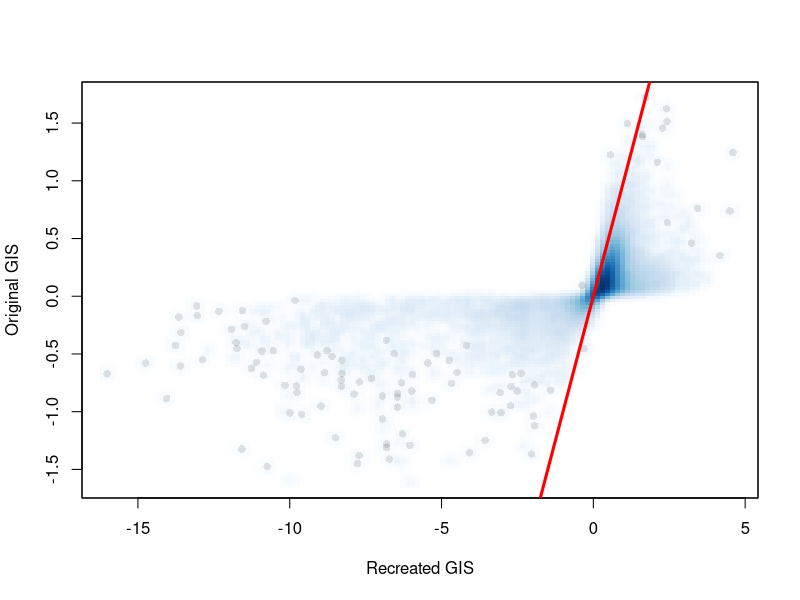
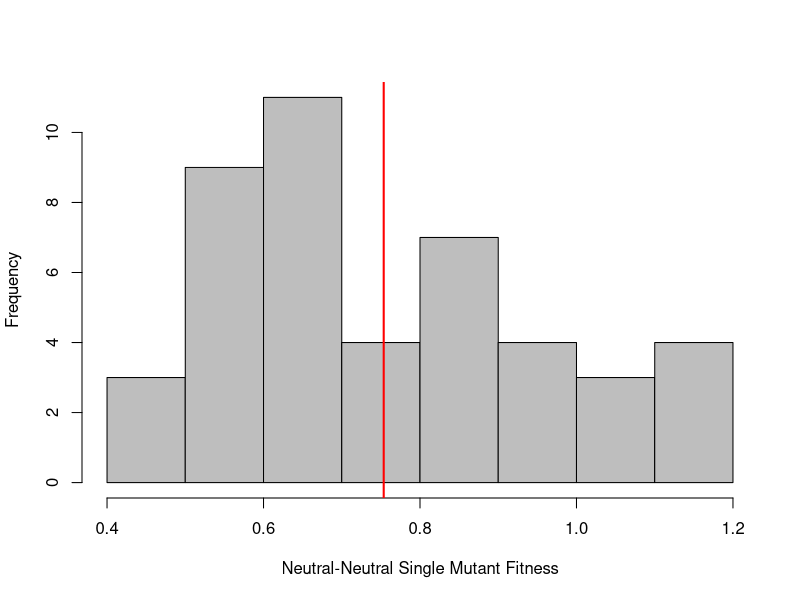
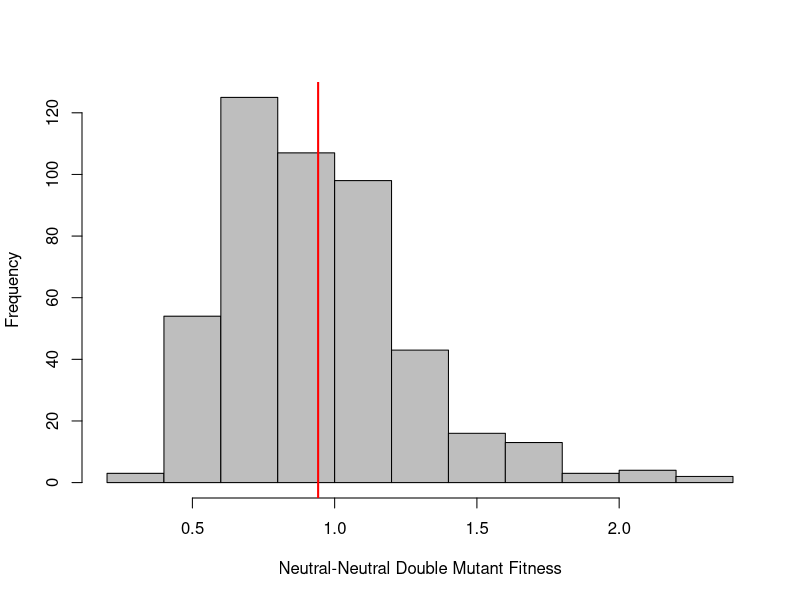

Generate these figures, in order, with R:
this.dir <- dirname(parent.frame(2)$ofile)
setwd(this.dir)
setwd('../data')

gi_data <- read.table('table_s1.tsv', head = T, stringsAsFactors = F)
gi_data <-
  dplyr::filter(gi_data, Remove_by_Chromosomal_distance_or_SameGene == 'no')

count_data <- gi_data[, grep('^C_', colnames(gi_data))]

condition_sums <- apply(count_data, 2, sum)



freq_data <- count_data / condition_sums

pseudo_counts <- 1 / condition_sums


genes <- unique(unlist(gi_data[, 1:2]))
neutral_genes <-
  unique(unlist(
    dplyr::filter(
      gi_data,
      Type_of_gene_i == 'Neutral' & Type_of_gene_j == 'Neutral'
    )[, 1:2]
  ))


marginal_counts_original <- sapply(genes, function(gene) {
  apply(freq_data[which(gi_data[, 1] == gene |
                          gi_data[, 2] == gene), ], 2, sum)
})

marginal_counts <- t(marginal_counts_original + pseudo_counts)

relative_marginals <-
  marginal_counts / marginal_counts[, 'C_ij.HetDipl']

freq_data_dm <- t(t(freq_data) + pseudo_counts)
relative_dms <- freq_data_dm / freq_data_dm[, 'C_ij.HetDipl']


neutral_freq <- freq_data[gi_data$Type_of_gene_i == 'Neutral' & gi_data$Type_of_gene_j == 'Neutral',]
neutral_freq <- apply(neutral_freq,2,sum) + pseudo_counts
wt_norm <- neutral_freq/neutral_freq[1]




wt_normalized_relative_marginals <-
  t(apply(relative_marginals, 1, function(x) {
    x / wt_norm
  }))


wt_normalized_relative_dms <- t(apply(relative_dms, 1, function(x) {
  x / wt_norm
}))


#sm_wt <- mean(wt_normalized_relative_marginals[neutral_genes, 2:ncol(wt_normalized_relative_marginals)])

wt_normalized_relative_marginals <- wt_normalized_relative_marginals#/sm_wt
wt_normalized_relative_dms <- wt_normalized_relative_dms#/sm_wt
#wt_relative_marginals <-


#new_gis <- cxzc


new_gis <- t(sapply(1:nrow(gi_data), function(i) {
  log2(wt_normalized_relative_dms[i, ]/(wt_normalized_relative_marginals[gi_data[i, 1], ] *
    wt_normalized_relative_marginals[gi_data[i, 2], ]))
}))

#new_gis <- t(sapply(1:nrow(gi_data), function(i) {
#  wt_normalized_relative_dms[i, ] - (wt_normalized_relative_marginals[gi_data[i, 1], ] *
#    wt_normalized_relative_marginals[gi_data[i, 2], ])
#}))

g1 <- as.vector(new_gis[,2:ncol(new_gis)])
g2 <- as.vector(unlist(gi_data[,grep('^GI',colnames(gi_data))]))


smoothScatter(g1,g2,col=rgb(0,0,0,0.1),pch=16,xlab='Recreated GIS',ylab='Original GIS')
abline(c(0,1),col='red',lwd=3)


#hist(wt_normalized_relative_marginals[neutral_genes,2:ncol(wt_normalized_relative_marginals)])

#hist(wt_normalized_relative_marginals[neutral_genes,2:ncol(wt_normalized_relative_marginals)],xlab='Neutral-Neutral Single Mutant Fitness')

sm_wt <- wt_normalized_relative_marginals[neutral_genes, 2:ncol(wt_normalized_relative_marginals)][,'C_ij.MMS']
hist(
  sm_wt,
  xlab = 'Neutral-Neutral Single Mutant Fitness',
  main = '',
  col = 'grey'
)
abline(
  v = mean(sm_wt),
  col = 'red',
  lwd = 2
)

dm_wt <- wt_normalized_relative_dms[gi_data$Type_of_gene_i == 'Neutral' &
                                      gi_data$Type_of_gene_j == 'Neutral', 2:ncol(wt_normalized_relative_dms)][,'C_ij.MMS']

hist(dm_wt,
     xlab = 'Neutral-Neutral Double Mutant Fitness',
     main = '',
     col='grey'
     )
abline(
  v = mean(dm_wt),
  col = 'red',
  lwd = 2
)

gi_data[,grep('^GI',colnames(gi_data))] <- new_gis[,2:ncol(new_gis)]
z_cols <- grep('Class',grep('^Z_GIS',colnames(gi_data),val=T),invert=T,val=T)
gi_data[,z_cols] <- apply(new_gis[,2:ncol(new_gis)],2,scale)

write.table(gi_data,quote=F,file='table_s1_new.tsv',sep='\t')

